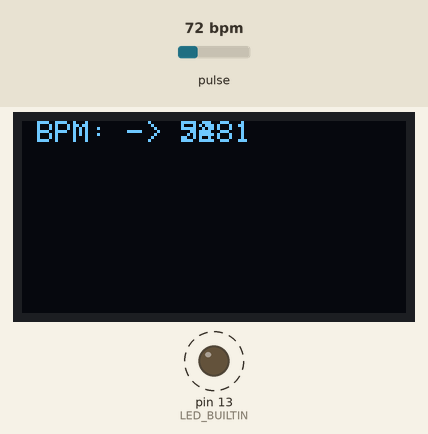
Bench run of a sketch on a simulated Arduino Uno, built with avr-gcc and run on an emulated ATmega328P. On the bench: 128×64 one-colour display, output pins drawn as LEDs (lit = HIGH). Dashed ring = blinking. The test bench sets the inputs (shaded band); at power-on: pulse 72 bpm. What the sketch prints to the serial monitor is not drawn.

Above: at 3.2 s.
3.3 s: pulse set to 130 bpm
At 3.52 s:
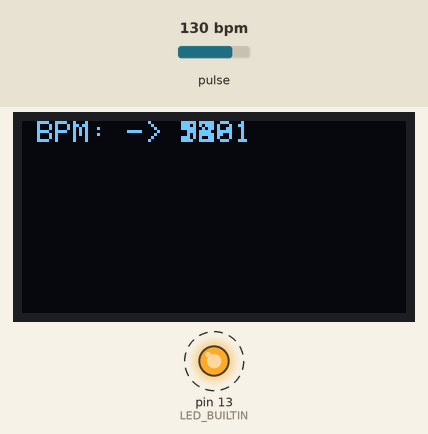
4.9 s: pulse set to 42 bpm
At 6.42 s:
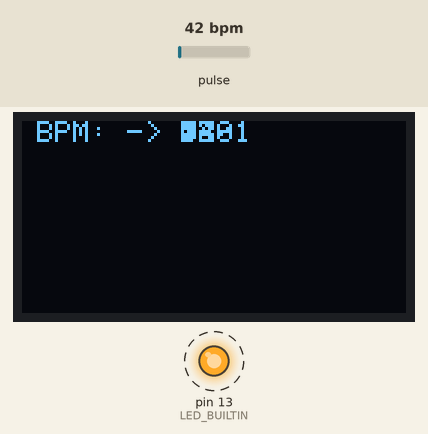
7.9 s: pulse set to 70 bpm
At 8.8 s:
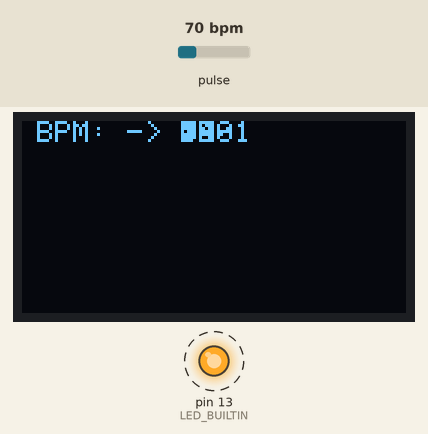
Timing chart, 0 to 16.4 s (numbered marks = the images above; inputs shaded):
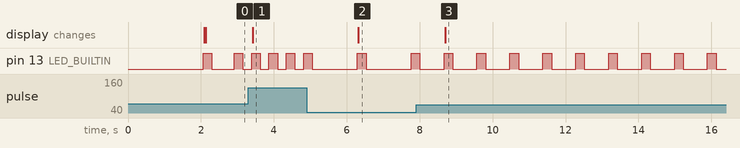

Measured:
- after the input at 3.3 s, pin 13 (LED_BUILTIN): alternates HIGH for 0.24 s and LOW for 0.24 s, starting after 0.09 s; the display: changes after 0.12 s (image 1)
- after the input at 4.9 s, pin 13 (LED_BUILTIN): LOW → HIGH after 1.4 s, → LOW 0.24 s later, → HIGH 1.2 s later; the display: changes after 1.4 s (image 2)
- after the input at 7.9 s, pin 13 (LED_BUILTIN): alternates HIGH for 0.24 s and LOW for 0.67 s, starting after 0.77 s; the display: changes after 0.79 s (image 3)
- by itself, pin 13 (LED_BUILTIN): alternates HIGH for 0.24 s and LOW for 0.62 s

The sketch:

code.ino
```cpp
#define USE_ARDUINO_INTERRUPTS true  // Set-up low-level interrupts for most acurate BPM math.
#include <PulseSensorPlayground.h>   // Includes the PulseSensorPlayground Library.
#include <Wire.h>
#include <Adafruit_GFX.h>
#include <Adafruit_SSD1306.h>


#define SCREEN_WIDTH 128     // OLED display width, in pixels
#define SCREEN_HEIGHT 64     // OLED display height, in pixels
#define OLED_RESET -1        // Reset pin # (or -1 if sharing Arduino reset pin)
#define SCREEN_ADDRESS 0x3C  ///< See datasheet for Address; 0x3D for 128x64, 0x3C for 128x32
Adafruit_SSD1306 display(SCREEN_WIDTH, SCREEN_HEIGHT, &Wire, OLED_RESET);


const int PulseWire = A1;     // PulseSensor PURPLE WIRE connected to ANALOG PIN 0
const int LED = LED_BUILTIN;  // The on-board Arduino LED, close to PIN 13.
int Threshold = 550;          // Determine which Signal to "count as a beat" and which to ignore.
                              // Use the "Gettting Started Project" to fine-tune Threshold Value beyond default setting.
                              // Otherwise leave the default "550" value.

PulseSensorPlayground pulseSensor;  // Creates an instance of the PulseSensorPlayground object called "pulseSensor"


void setup() {
  // put your setup code here, to run once:
  Serial.begin(9600);
  // SSD1306_SWITCHCAPVCC = generate display voltage from 3.3V internally
  if (!display.begin(SSD1306_SWITCHCAPVCC, SCREEN_ADDRESS)) {
    Serial.println(F("SSD1306 allocation failed"));
    for (;;)
      ;  // Don't proceed, loop forever
  }
  display.clearDisplay();

  // Configure the PulseSensor object, by assigning our variables to it.
  pulseSensor.analogInput(PulseWire);
  pulseSensor.blinkOnPulse(LED);  //auto-magically blink Arduino's LED with heartbeat.
  pulseSensor.setThreshold(Threshold);
  if (pulseSensor.begin()) {
    Serial.println("We created a pulseSensor Object !");  //This prints one time at Arduino power-up,  or on Arduino reset.
  }

  display.setCursor(0, 0);
  display.print("Setting Things...");
  display.display();
  delay(2000);
  display.clearDisplay();
}

void loop() {
  int myBPM;
  // put your main code here, to run repeatedly:
  if (pulseSensor.sawStartOfBeat()) {              // Constantly test to see if "a beat happened".
    myBPM = pulseSensor.getBeatsPerMinute();       // Calls function on our pulseSensor object that returns BPM as an "int"// "myBPM" hold this BPM value now.
    Serial.println("♥️  A HeartBeat Happened ! ");  // If test is "true", print a message "a heartbeat happened".
    Serial.print("BPM: ");                         // Print phrase "BPM: "
    Serial.println(myBPM);                         // Print the value inside of myBPM.
  }
  display.setCursor(5, 0);
  display.print("BPM: -> ");
  display.print(myBPM);
  display.display();

  delay(20);
}
```
